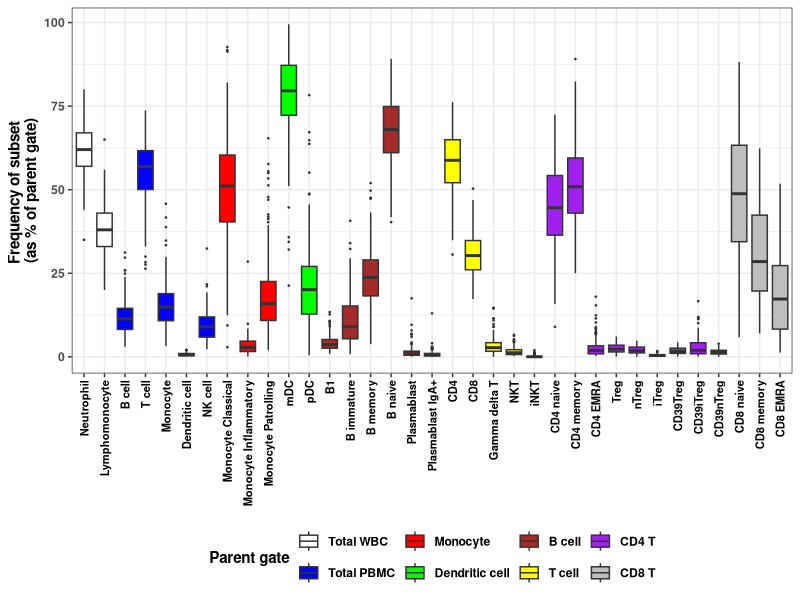
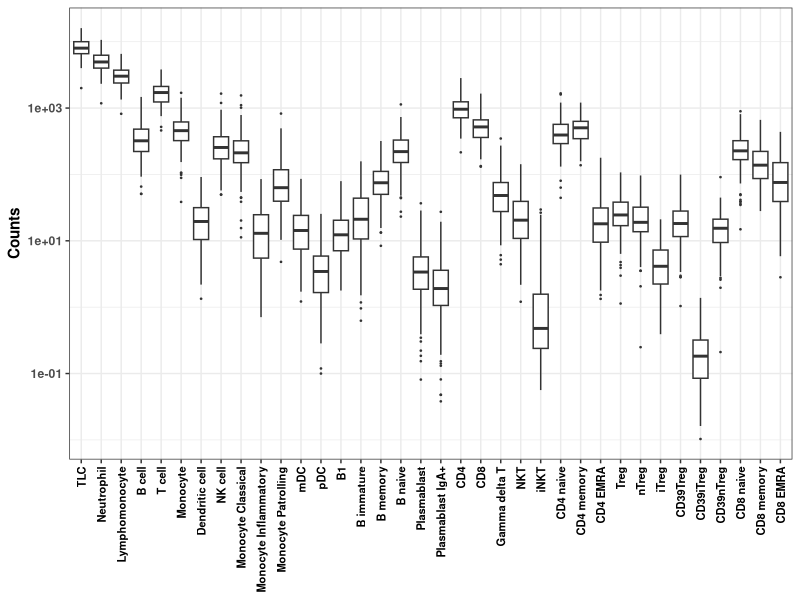

R code for these plots, in order: (Note: this script raises an error after producing the figures.)
# Set working directory to source destination
setwd("~/Documents/Immune_variation/3.Manuscripts/MS2/V5/analysis_V5")
library(readxl)
library(reshape2)
library(ggplot2)
library(cowplot)
library(dplyr)
library(scales)

rm(list = ls())

# Demographics 
Demog <- read.csv("input/SB_demographic.csv")
table(Demog$Sex)
mean(Demog$Age)
sd(Demog$Age)

######### Fig S1 Range of cell frequencies and counts ########
SBF <- read.csv("input/SB_frequency.csv")
SBC <- read.csv("input/SB_count.csv")
gates <- read.csv("input/Subsets_gates.csv")

#Plot of normal range of frequencies 
rm(list=setdiff(ls(), c("SBF", "SBC", "gates")))

dat <- SBF
datm <- melt(dat)
datm <- merge(datm, gates, by.x = "variable", by.y = "Name", all = T)
datm$Parent.Gate <- factor(datm$Parent.Gate, levels = c("Total WBC", "Total PBMC" ,"Monocyte", "Dendritic cell", "B cell", "T cell", "CD4 T", "CD8 T"))
datm <- datm[order(datm$Parent.Gate),]
datm$Subset <- factor(datm$Subset, levels = unique(datm$Subset))
datm <- filter(datm, Subset !="TLC")
mypalette <- c("white", "blue", "red", "green", "brown", "yellow", "purple", "grey")

p1<-ggplot(datm, aes(Subset, value, fill = Parent.Gate))+
  geom_boxplot(outlier.size = 0.25)+
  scale_fill_manual(values = mypalette)+
  theme_bw()+
  theme(legend.position="bottom")+
  theme(text = element_text(colour = "black", face = "bold"))+
  theme(axis.text.x = element_text(angle = 90, 
                                   size = 8, #face = "bold",
                                   colour = "black",
                                   vjust = 0.5, hjust = 1))+
  #ggtitle("Normal range of immune cell frequencies in adult blood")+
  labs(x=NULL, y="Frequency of subset \n(as % of parent gate)", fill="Parent gate")

p1
arrangement <- c(as.character(unique(datm$Subset)))

# Plot of normal range of counts 
dat <- SBC
datm <- melt(dat)
datm <- merge(datm, gates, by.x = "variable", by.y = "Name", all.x  = T)
str(datm)
TLC <- "TLC"
arrangement <- c(TLC, arrangement)
datm$Subset <- factor(datm$Subset, levels = arrangement)

p2<- ggplot(datm, aes(Subset, value))+
  geom_boxplot(outlier.size = 0.25)+
  theme_bw()+
  theme(text = element_text(colour = "black", face = "bold"))+
  theme(axis.text.x = element_text(angle = 90, 
                                   size = 8, #face = "bold",
                                   colour = "black",
                                   vjust = 0.5, hjust = 1))+
  #ggtitle("Normal range of immune cell frequencies in adult blood")+
  labs(x=NULL, y="Counts")+
  scale_y_log10()
p2

pdf("output/FigS1.pdf", height = 10, width = 7)
plot_grid(p1, p2, nrow = 2, align = "v", labels = "AUTO")
dev.off()

# Spreadsheet of range of cell frequencies and counts 
SBF <- read.csv("input/SB_frequency.csv")
SBC <- read.csv("input/SB_count.csv")

######### Table S2: Table of normal ranges ##########
library(fBasics)
SUMMARY_FREQ <- data.frame(basicStats(SBF[,-c(1:3)]))[c("Mean", "Stdev", "Median", "Minimum", "Maximum", "1. Quartile", "3. Quartile"),]
SUMMARY_FREQ <- data.frame(t(SUMMARY_FREQ))
SUMMARY_FREQ$name <- rownames(SUMMARY_FREQ)
SUMMARY_FREQ <- melt(SUMMARY_FREQ)
SUMMARY_FREQ$Parameter <- rep("Frequency")
SUMMARY_COUNT <- data.frame(basicStats(SBC[,-c(1:3)]))[c("Mean", "Stdev", "Median", "Minimum", "Maximum", "1. Quartile", "3. Quartile"),]
SUMMARY_COUNT <- data.frame(t(SUMMARY_COUNT))
SUMMARY_COUNT$name <- rownames(SUMMARY_COUNT)
SUMMARY_COUNT <- melt(SUMMARY_COUNT)
SUMMARY_COUNT$Parameter <- rep("Count")
SUMMARY <- rbind(SUMMARY_FREQ, SUMMARY_COUNT)
SUMMARY <- dcast(SUMMARY, name+Parameter~variable, value.var = "value")
colnames(SUMMARY) 
colnames(SUMMARY) <- c("Subset","Parameter","Mean","Stdev","Median",
                       "Minimum", "Maximum","Quartile (25)", "Quartile (75)")

write.csv(SUMMARY, "output/TableS2.csv", row.names = F)

######## comparison between males and females ########
rm(list = ls())
Demog <- read.csv("input/SB_demographic.csv")
Demog = Demog[,1:2]
SBF <- read.csv("input/SB_frequency.csv")
SBC <- read.csv("input/SB_count.csv")
# insert demographic details into SBF and SBC
SBF = merge(Demog, SBF)
SBC = merge(Demog, SBC)
aggregate(SBF[,-c(1:4)], by=list(SBF$Sex), mean, na.rm = T)

# SBF
SBF = dplyr::filter(SBF, Bleed == "a") # choose only 1 time point for comparison
SBF_M = dplyr::filter(SBF, Sex == "M")
SBF_F = dplyr::filter(SBF, Sex == "F")

SBF_M = data.frame(basicStats(SBF_M[,-c(1:4)]))[c("Mean", "Stdev", "Median", "Minimum", "Maximum", "1. Quartile", "3. Quartile"),]
SBF_F = data.frame(basicStats(SBF_F[,-c(1:4)]))[c("Mean", "Stdev", "Median", "Minimum", "Maximum", "1. Quartile", "3. Quartile"),]

SBF_TTESTS <- lapply(SBF[,-c(1:4)], function(i) t.test(i ~ SBF$Sex))
SBF_TTESTS$CD4$p.value

SBF_PVALS <- data.frame(sapply(SBF_TTESTS, '[[', 'p.value'))
colnames(SBF_PVALS) <- c("P_value")
SBF_PVALS$P_adjust <- p.adjust(SBF_PVALS$P_value, method = "bonferroni", n = nrow(SBF_PVALS))
SBF_PVALS = data.frame(t(SBF_PVALS))

SBF_F = round(SBF_F, 1)
SBF_M = round(SBF_M, 1)
SBF_PVALS = round(SBF_PVALS, 3)
SBF_F$Sex = rep("Female")
SBF_M$Sex = rep("Male")
SBF_PVALS$Sex = rep("P-values")
SBF_F$Parameter = rownames(SBF_F)
SBF_M$Parameter = rownames(SBF_M)
SBF_PVALS$Parameter = rownames(SBF_PVALS)
SBF_summary = rbind(SBF_F, SBF_M, SBF_PVALS)
SBF_summary$VARIABLE = rep("Frequency")
SBF_summary = SBF_summary[,c(38,36, 37, 1:35)]

# SBC
SBC = dplyr::filter(SBC, Bleed == "a") # choose only 1 time point for comparison
SBC_M = dplyr::filter(SBC, Sex == "M")
SBC_F = dplyr::filter(SBC, Sex == "F")

SBC_M = data.frame(basicStats(SBC_M[,-c(1:4)]))[c("Mean", "Stdev", "Median", "Minimum", "Maximum", "1. Quartile", "3. Quartile"),]
SBC_F = data.frame(basicStats(SBC_F[,-c(1:4)]))[c("Mean", "Stdev", "Median", "Minimum", "Maximum", "1. Quartile", "3. Quartile"),]

SBC_TTESTS <- lapply(SBC[,-c(1:4)], function(i) t.test(i ~ SBC$Sex))
SBC_TTESTS$CD4$p.value

SBC_PVALS <- data.frame(sapply(SBC_TTESTS, '[[', 'p.value'))
colnames(SBC_PVALS) <- c("P_value")
SBC_PVALS$P_adjust <- p.adjust(SBC_PVALS$P_value, method = "bonferroni", n = nrow(SBC_PVALS))
SBC_PVALS = data.frame(t(SBC_PVALS))

SBC_F = round(SBC_F, 1)
SBC_M = round(SBC_M, 1)
SBC_PVALS = round(SBC_PVALS, 3)
SBC_F$Sex = rep("Female")
SBC_M$Sex = rep("Male")
SBC_PVALS$Sex = rep("P-values")
SBC_F$Parameter = rownames(SBC_F)
SBC_M$Parameter = rownames(SBC_M)
SBC_PVALS$Parameter = rownames(SBC_PVALS)
SBC_summary = rbind(SBC_F, SBC_M, SBC_PVALS)
SBC_summary$VARIABLE = rep("Count")
SBC_summary = SBC_summary[,c(39,37, 38, 1:36)]

SBF_summary$TLC = rep(NA)
GENDER = rbind(SBF_summary, SBC_summary)
write.csv(GENDER, "output/TableS3.csv", row.names = F)

########## Seasonal variation ###########
rm(list = ls())
DATES = read_excel("input/Dates_of_bleed.xlsx")
SBF <- read.csv("input/SB_frequency.csv")
DATES = melt(DATES)
names(DATES) = c("ID", "Bleed", "Month")
SBF = merge(DATES, SBF)
str(SBF$Month)
SBF$Parameter = NULL
SBF[,-c(1:3)] = scale(SBF[,-c(1:3)])

SBFm = melt(SBF, id.vars = c("ID", "Bleed", "Month"))

pdf("output/FigS2.pdf", width = 12, height = 12)
ggplot(SBFm, aes(Month, value))+
  geom_point(alpha = 0.5)+
  geom_smooth(method = "lm")+
  facet_wrap(~variable, nrow = 5)+
  scale_x_datetime(labels = date_format("%b"))+
  labs(y = "Frequency of subsets \n expressed as % of parent gate \n (z-scores)")+
  theme_bw()
dev.off()



########### Variance calculation ###########
rm(list = ls())
SBF <- read.csv("input/SB_frequency.csv")
SBF <- SBF[, !names(SBF) %in% c("TLC","Neutrophil", "Lymphomonocyte")] 

# between-individual variation
BETW = SBF
BETW = dplyr::filter(SBF, Bleed == "a")
BETW = BETW[,-c(1:3)]
BETWCV = data.frame(apply(BETW, 2, function(x){sd(x, na.rm = T)/mean(x, na.rm = T)}))
BETWCV$Name = rownames(BETWCV)
rownames(BETWCV) = 1:nrow(BETWCV)
names(BETWCV)[1] = "CV_betw"
BETWCV = BETWCV[, c("Name", "CV_betw")]
BETWCV$Name = gsub("_", " ",BETWCV$Name)
BETWCV = BETWCV[order(BETWCV$CV_betw),]
BETWCV$Name = factor(BETWCV$Name, levels = BETWCV$Name)

# within-individual variation
INTRA = SBF
INTRA$Parameter = NULL
INTRA = aggregate(INTRA[,-c(1:2)], by=list(INTRA$ID), function(x){sd(x, na.rm = T)/mean(x, na.rm = T)})
colnames(INTRA)[1] = "ID"
INTRA = data.frame(apply(INTRA[,-1], 2, mean, na.rm=T))
INTRA$Name = rownames(INTRA)
rownames(INTRA) = 1:nrow(INTRA)
colnames(INTRA) = c("CV_INTRA", "Name")
INTRA$Name = gsub("_", " ", INTRA$Name)
INTRA = INTRA[order(INTRA$CV_INTRA),]
INTRA$Name = factor(INTRA$Name, levels = BETWCV$Name)

CV = merge(INTRA, BETWCV)

# technical variation
tech = read_excel("input/BB40_raw_values.xlsx")
tech$Name = gsub("_", " ", tech$Name)
sort(CV$Name)
sort(tech$Name)
tech$Name = factor(tech$Name, levels = CV$Name)
tech$CV_tech = apply(tech[,-1], 1, function(x){sd(x, na.rm = T)/mean(x, na.rm = T)})
tech = tech[, c("Name", "CV_tech")]
identical(sort(as.character(CV$Name)), sort(as.character(tech$Name))) # subset names are identical

CV = merge(CV, tech)

CV$Name = factor(CV$Name, levels = BETWCV$Name)

p1 = ggplot(CV, aes(Name, CV_betw))+
  geom_bar(stat = "identity", colour = "black", fill = "#CC79A7")+
  theme_bw()+
  labs(x = NULL,
       y = "Between-individual variation \n(CV)")+
  theme(axis.text.x = element_text(angle = 90, size = 9, vjust = 0.5, hjust = 1))

p2 = ggplot(CV, aes(Name, CV_INTRA))+
  geom_bar(stat = "identity", colour = "black", fill = "#CC79A7")+
  theme_bw()+
  labs(x = NULL,
       y = "Within-individual variation \n(CV)")+
  theme(axis.text.x = element_text(angle = 90, size = 9, vjust = 0.5, hjust = 1))

library(cowplot)
pdf("output/Fig1.pdf", width = 8, height = 8)
plot_grid(p1, p2, nrow = 2, labels = "AUTO")
dev.off()

write.csv(CV, "output/TableS4.csv", row.names = F)

#

fit1 = lm(data = CV, CV_INTRA~CV_betw)
summary(fit1)
fit2 = lm(data = CV, CV_INTRA~CV_betw+CV_tech)
summary(fit2)

pdf("output/FigS3_fit.pdf")
summary(fit1)
dev.off()

p1 = ggplot(CV, aes(CV_betw, CV_INTRA))+
  geom_point(shape = 1, colour = "blue")+
  geom_smooth(method = "lm", colour = "red", size = 0.5)+
  annotate("text", 1.5, 0.2, label = "Adj R2 = 0.56 \nIntercept = 0.13 \nSlope = 0.254 \nP = 2.5e-06", colour = "red")+
  labs(x = "Between-individual variation (CV)",
       y = "Within-individual variation (CV)",
       title = "After adjusting for technical variability in the model")+
  theme_bw()

ggplotRegression <- function (fit) {
  require(ggplot2)
  ggplot(fit$model, aes_string(x = names(fit$model)[2], y = names(fit$model)[1])) + 
    geom_point() +
    stat_smooth(method = "lm", col = "red") +
    annotate("text", 1.5, 0.2, label = paste("Adj R2 = ",signif(summary(fit)$adj.r.squared, 5),
                       "\nIntercept =",signif(fit$coef[[1]],5 ),
                       " \nSlope =",signif(fit$coef[[2]], 5),
                       " \nP =",signif(summary(fit)$coef[2,4], 5)))
}

ggplotRegression(fit2)+
  theme_bw()
ggplotRegression(fit2)

summary(fit2)

# check for mean-variance plot for technical replicates
tech = read_excel("input/BB40_raw_values.xlsx")
tech$MEAN_tech = apply(tech[,-1], 1, function(x){mean(x, na.rm = T)})
tech$CV_tech = apply(tech[,-1], 1, function(x){sd(x, na.rm = T)/mean(x, na.rm = T)})
tech$VAR_tech = apply(tech[,-1], 1, function(x){sd(x, na.rm = T)/mean(x, na.rm = T)})


plot(tech$MEAN_tech, tech$VAR_tech, 
     xlab = "Population size of each subset",
     ylab = "Technical variability",
     col = "blue",
     xlim = c(0, 100), 
     ylim = c(0, 1.5))
text(40, 1.2, "rho = -0.2 \np = 0.23", col = "red")
cor.test(tech$MEAN_tech, tech$VAR_tech, method = "spearman")

p2 = ggplot(tech, aes(MEAN_tech, VAR_tech))+
  geom_point(colour = "blue")+
  geom_smooth(method = "lm", colour = "red")+
  annotate("text", x= 40, y = 1.2, label = "rho = - 0.2 \nP = 0.23",
           colour = "red")+
  theme_bw()+
  labs(x = "Population size of each subset",
       y = "Variability in technical replicates",
       title = "Degree of variability in technical replicates \nas a function of population size of immune subsets")



pdf("output/FigS3.pdf", width = 5, height = 10)
plot_grid(p1, p2, nrow = 2, labels = "AUTO")
dev.off()



# rough work : different way of plotting #
toplot = melt(CV)
toplot$variable = gsub("CV_INTRA", "Within-individual variation", toplot$variable)
toplot$variable = gsub("CV_betw", "Between-individual variation", toplot$variable)
toplot$variable = gsub("CV_tech", "Technical-replicate variation", toplot$variable)
toplot$variable = factor(toplot$variable, 
                         levels = c("Between-individual variation",
                                    "Within-individual variation",
                                    "Technical-replicate variation"))
toplot = filter(toplot, variable != "Technical-replicate variation")

ggplot(toplot, aes(Name, value))+
  geom_bar(stat = "identity", colour = "black", fill = "#CC79A7")+
  theme_bw()+
  labs(x = NULL,
       y = "Coefficient of variation (CV)")+
  theme(axis.text.x = element_text(angle = 0, size = 9, vjust = 0.5, hjust = 1))+
  facet_wrap(~variable, nrow = 1)+
  coord_flip()





# trial 
# removing technical CV outliers
CV = CV[which(CV$CV_tech < 1),]
fit1 = lm(data = CV, CV_INTRA~CV_tech)
summary(fit1)
plot(CV$CV_INTRA, CV$CV_tech)

fit2 = lm(data = CV, CV_INTRA~CV_betw+CV_tech)
summary(fit2)
plot(CV$CV_betw, CV$CV_INTRA)


fit3 = lm(data = CV, CV_betw~CV_tech)
summary(fit3)
plot(CV$CV_tech, CV$CV_betw)

fit4 = lm(data = CV, CV_betw~CV_INTRA+CV_tech)
summary(fit4)
plot(CV$CV_tech, CV$CV_INTRA)
